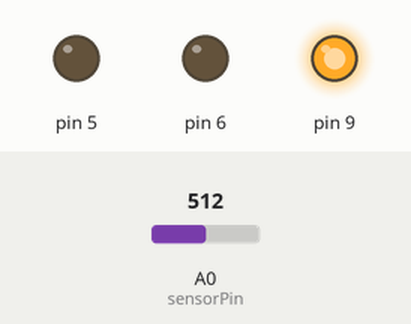
Simulated run of this sketch. Board: Arduino Uno, built with avr-gcc and run on an emulated ATmega328P. Parts: output pins drawn as LEDs (lit = HIGH). The inputs (shaded band) are chosen by the test bench; at power-on: A0 (sensorPin) = 512. What the sketch prints to the serial monitor is not drawn.

Above: at 1.2 s.
1.3 s: A0 (sensorPin) set to 503
At 2.7 s:
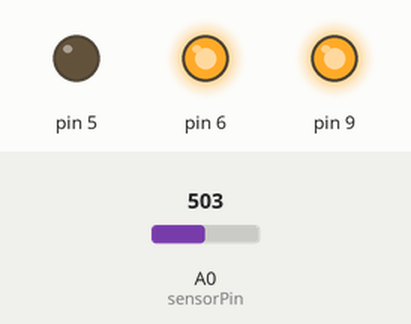
3.0 s: A0 (sensorPin) set to 263
4.5 s: A0 (sensorPin) set to 246
At 5.0 s:
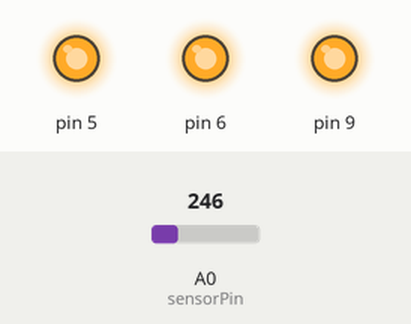
6.1 s: A0 (sensorPin) set to 776
At 6.5 s:
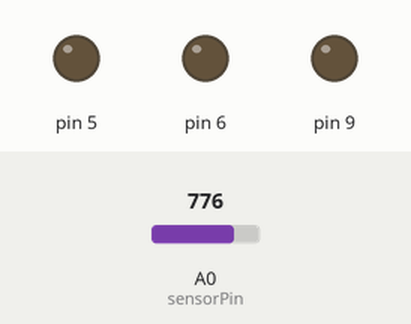
7.6 s: A0 (sensorPin) set to 751
At 8.4 s:
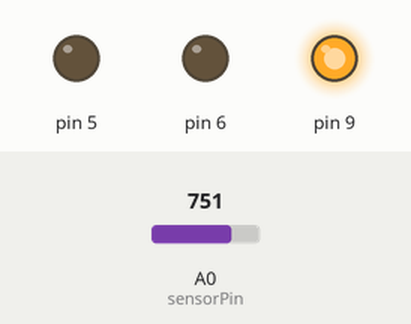
9.1 s: A0 (sensorPin) set to 900
At 9.6 s:
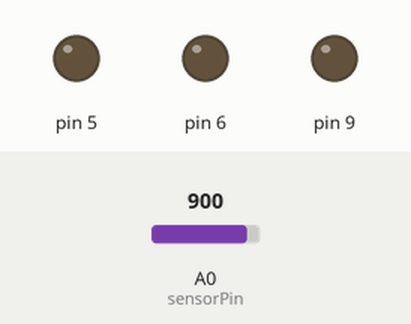
Timing chart, 0 to 11.6 s (numbered marks = the images above; inputs shaded):
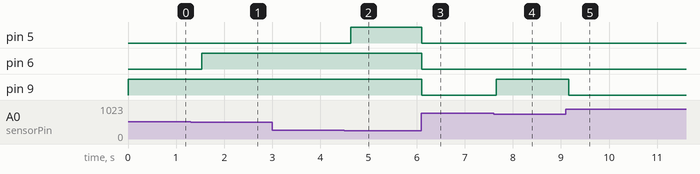

The sketch:

level-meter-REVISION.ino
```cpp
int sensorValue = 0;  // variable to store the value coming from the sensor
int sensorPin = A0;    // select the input pin for the potentiometer


// the setup function runs once when you press reset or power the board
void setup() {
  // initialize digital pin LED_BUILTIN as an output.
  pinMode(5, OUTPUT);
  pinMode(6, OUTPUT);
  pinMode(9, OUTPUT);

  Serial.begin(9600);
}

// the loop function runs over and over again forever
void loop() {

  sensorValue = analogRead(sensorPin);

if (sensorValue > 0 && sensorValue <= 255) {
    digitalWrite(5, HIGH);//LED1 - 3/4
    digitalWrite(6, HIGH);//LED2 - 2/4
    digitalWrite(9, HIGH); //LED3 - 1/4
    sensorValue = analogRead(sensorPin);
  } else if (sensorValue >= 255 && sensorValue <= 510) {
    digitalWrite(5, LOW);//LED1 - 3/4
    digitalWrite(6, HIGH);//LED2 - 2/4
    digitalWrite(9, HIGH); //LED3 - 1/4
    sensorValue = analogRead(sensorPin);
  } else if (sensorValue >= 510 && sensorValue <= 766) {
    digitalWrite(5, LOW);//LED1 - 3/4
    digitalWrite(6, LOW);//LED2 - 2/4
    digitalWrite(9, HIGH); //LED3 - 1/4
    sensorValue = analogRead(sensorPin);
  } else if (sensorValue >= 766 && sensorValue <= 1023) {
    digitalWrite(5, LOW);
    digitalWrite(6, LOW);
    digitalWrite(9, LOW);
    sensorValue = analogRead(sensorPin);
  }

  delay(sensorValue);
  Serial.print(sensorValue);}
```

Measured:
- the behaviour switches between 511 and 510 on A0 (sensorPin) (found by bisection; images 0 and 1)
- the behaviour switches between 256 and 255 on A0 (sensorPin) (found by bisection; images 1 and 2)
- the behaviour switches between 767 and 766 on A0 (sensorPin) (found by bisection; images 3 and 4)
- after the input at 1.3 s, pin 6: LOW → HIGH after 0.24 s
- after the input at 3.0 s, every drawn part: stays the same
- after the input at 4.5 s, pin 5: LOW → HIGH after 0.13 s
- after the input at 6.1 s, pin 5, pin 6, pin 9: HIGH → LOW at once
- after the input at 7.6 s, pin 9: LOW → HIGH after 0.06 s
- after the input at 9.1 s, pin 9: HIGH → LOW after 0.06 s
